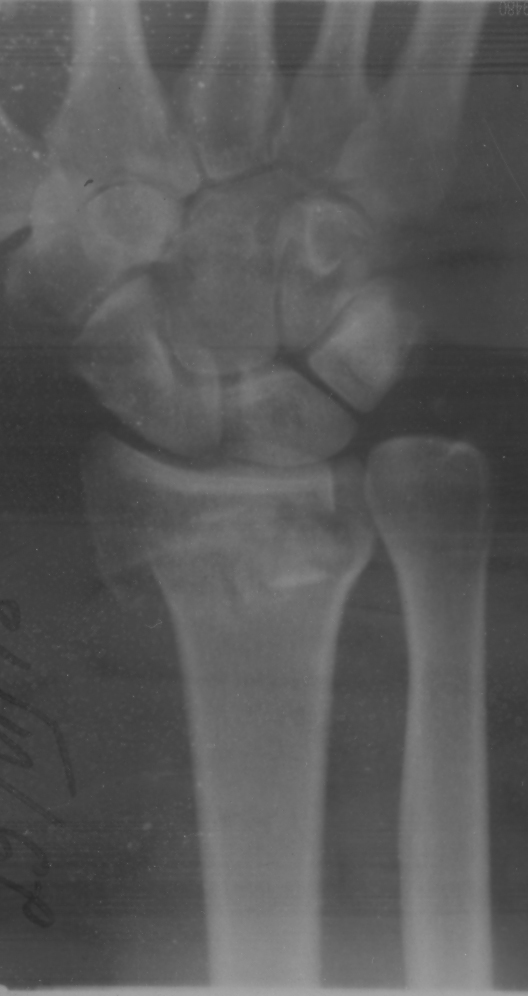
#> input picture обработка изображений/lab1/test.jpg, 528 x 996 px
$ jupyter execute 1.ipynb
#> lines starting #> are read from the running program, lines starting #| are printed output that depends on the picture
[cell 1]
from PIL import Image, ImageDraw
from matplotlib import pyplot as plt
import numpy as np
import math as m
import cv2
import matplotlib.pylab as pl
from skimage.exposure import histogram

[cell 2]
fig = plt.figure()

fig, (ax1, ax2 ) = plt.subplots(
    nrows=1, ncols=2,
    figsize=(24, 8)
)

ax1.set_title('01')
ax2.set_title('Гистограмма')
ax2.set_xlim(0, 256)


image = cv2.imread("test.jpg") #Открываем изображение.
#> image is the input picture: shape (996, 528, 3); min 42, max 168, mean 88.7


ax1.imshow(image)
ax2.hist(image.ravel(),bins = 256, histtype = 'step' )

plt.show()
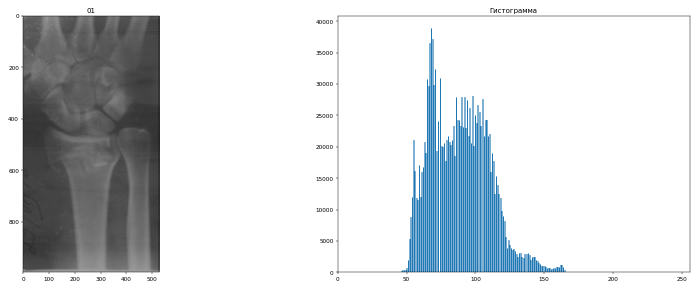
#> figure drawn by matplotlib, 2 panels

print("Максимальное значение светлоты:\t", np.max(image))
#| Максимальное значение светлоты:	 168
print("Минимальное значение светлоты:\t", np.min(image))
#| Минимальное значение светлоты:	 42
print("Контрастность:\t", np.max(image) - np.min(image))
#| Контрастность:	 126

[cell 3]
#логарифмическое преобразовние
fig = plt.figure()

fig, [ax1, ax2 ] = plt.subplots(
    nrows=1, ncols=2,
    figsize=(24, 8)
)

ax1.set_title('01_log')
ax2.set_title('Гистограмма')
ax2.set_xlim(0, 256)
def log_p(img):
    c=int(255/(np.log1p(1+np.max(img))))
#> c = 49
    for i in range(img.shape[0]):
        for j in range(img.shape[1]):
            for p in range(len(img[i][j])):
                img[i][j][p] = c * np.log1p(1+img[i][j][p])
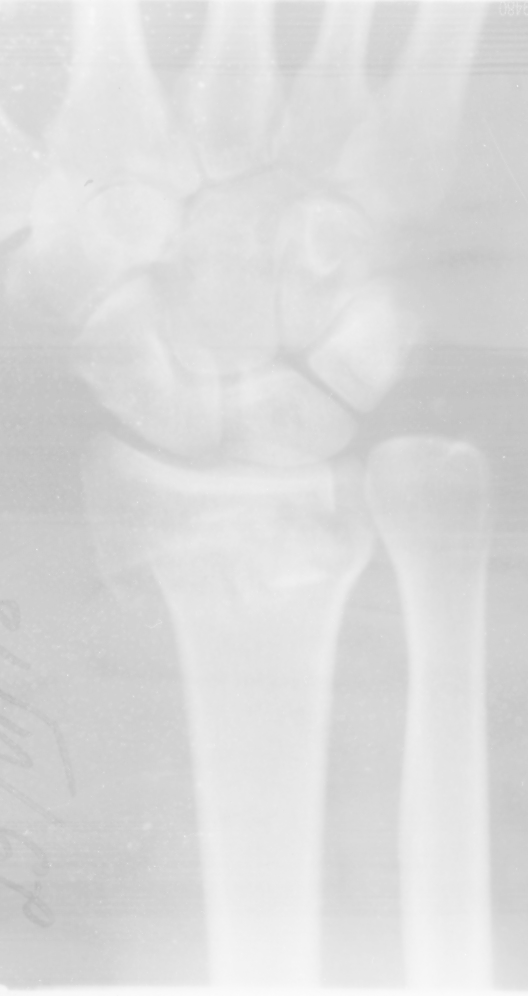
#> img: shape (996, 528, 3); min 185, max 251, mean 219

log_p(image)
ax1.imshow(image)
ax2.hist(image.ravel(),bins = 256, histtype = 'step' )
plt.show()
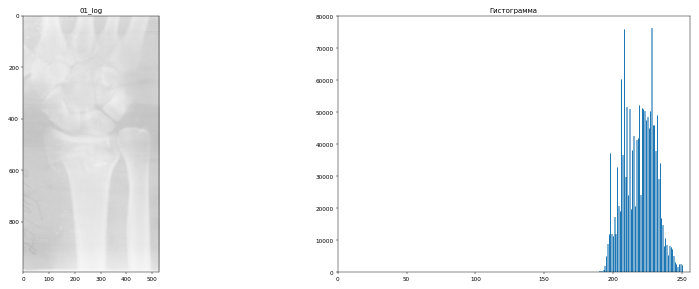
#> figure drawn by matplotlib, 2 panels
print("Максимальное значение светлоты:\t", np.max(image))
#| Максимальное значение светлоты:	 251
print("Минимальное значение светлоты:\t", np.min(image))
#| Минимальное значение светлоты:	 185
print("Контрастность:\t", np.max(image) - np.min(image))
#| Контрастность:	 66

[cell 4]
#степенное
fig = plt.figure()

fig, [ax1, ax2 ] = plt.subplots(
    nrows=1, ncols=2,
    figsize=(24, 8)
)

ax1.set_title('01_log')
ax2.set_title('Гистограмма')
ax2.set_xlim(0, 256)
def deg(img, pow, c = 1):
#> called with pow = 1.5, c = 1
    for i in range(img.shape[0]):
        for j in range(img.shape[1]):
            for p in range(len(img[i][j])):
                img[i][j][p] = 255 * (img[i][j][p]/255) **pow
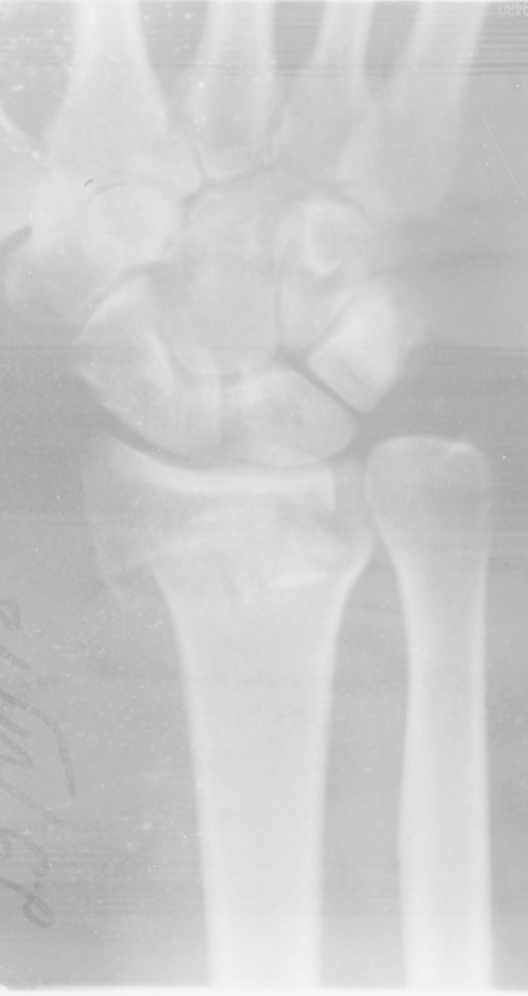
#> img: shape (996, 528, 3); min 157, max 249, mean 202.7

deg(image, 1.5)
ax1.imshow(image)
ax2.hist(image.ravel(),bins = 256, histtype = 'step' )
plt.show()
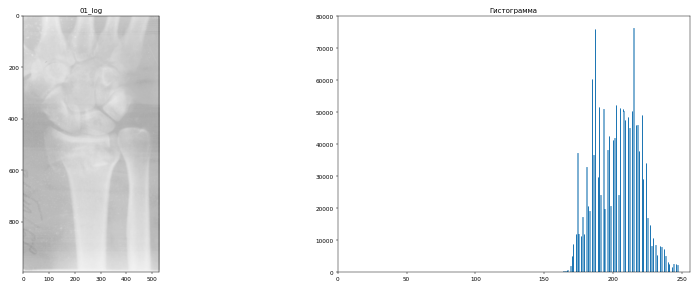
#> figure drawn by matplotlib, 2 panels
print("Максимальное значение светлоты:\t", np.max(image))
#| Максимальное значение светлоты:	 249
print("Минимальное значение светлоты:\t", np.min(image))
#| Минимальное значение светлоты:	 157
print("Контрастность:\t", np.max(image) - np.min(image))
#| Контрастность:	 92

[cell 5]
#нормализация
fig = plt.figure()

fig, (ax1, ax2 ) = plt.subplots(
    nrows=1, ncols=2,
    figsize=(24, 8)
)

ax1.set_title('Нормализация')
ax2.set_title('Нормализация')
ax2.set_xlim(0, 256)
image1N = image.copy()

image1N = cv2.normalize(image1N, None, -50, 400, norm_type=cv2.NORM_MINMAX)
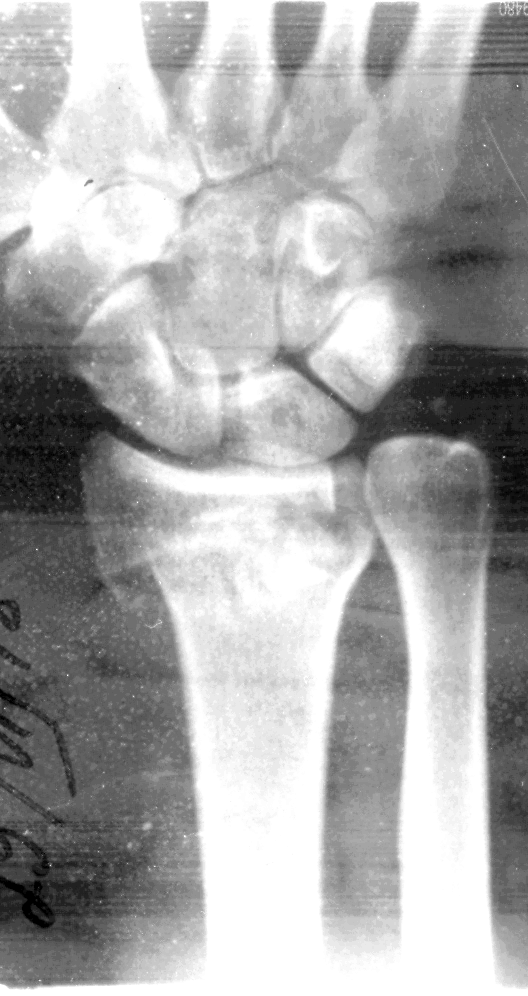
#> image1N: shape (996, 528, 3); min 0, max 255, mean 168.4

ax1.imshow(image1N)
ax2.hist(image1N.ravel(), bins = 256, histtype = 'step')

plt.show()
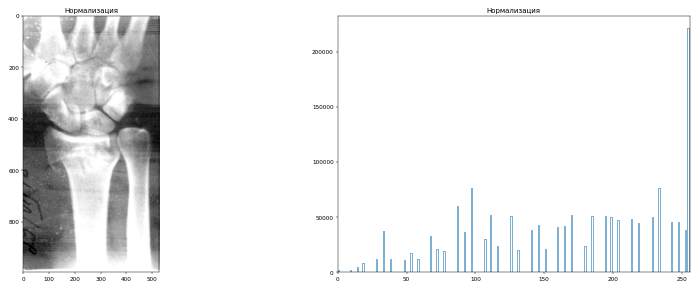
#> figure drawn by matplotlib, 2 panels

print("Максимальное значение светлоты:\t", np.max(image1N))
#| Максимальное значение светлоты:	 255
print("Минимальное значение светлоты:\t", np.min(image1N))
#| Минимальное значение светлоты:	 0
print("Контрастность:\t", np.max(image1N) - np.min(image1N))
#| Контрастность:	 255

[cell 6]
#эквализация
fig = plt.figure()

fig, (ax1, ax2 ) = plt.subplots(
    nrows=1, ncols=2,
    figsize=(24, 8)
)

ax1.set_title('Эквализация')
ax2.set_title('Эквализация')
ax2.set_xlim(0, 256)
imageQ = cv2.cvtColor(image, cv2.COLOR_BGR2GRAY)

imageQ = cv2.equalizeHist(imageQ)
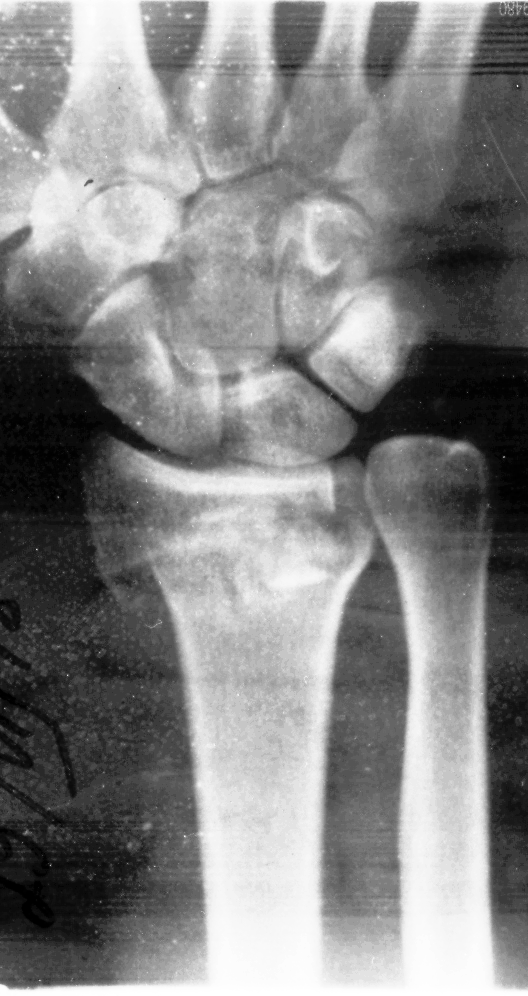
#> imageQ: shape (996, 528); min 0, max 255, mean 130.9

ax1.imshow(imageQ, cmap='gray')
ax2.hist(imageQ.ravel(), bins = 256, histtype = 'step')

plt.show()
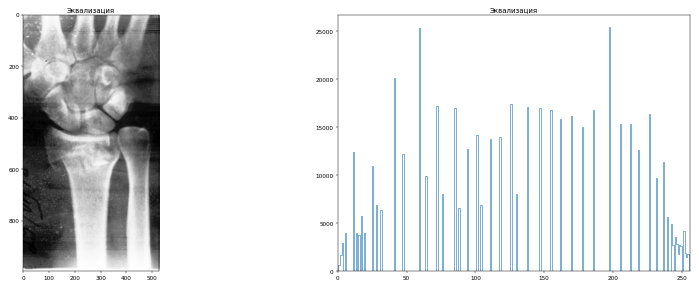
#> figure drawn by matplotlib, 2 panels

print("Максимальное значение светлоты:\t", np.max(imageQ))
#| Максимальное значение светлоты:	 255
print("Минимальное значение светлоты:\t", np.min(imageQ))
#| Минимальное значение светлоты:	 0
print("Контрастность:\t", np.max(imageQ) - np.min(imageQ))
#| Контрастность:	 255
